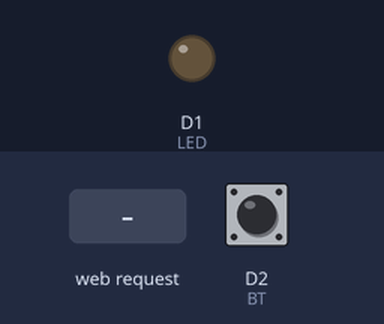
This sketch was run on a simulated ESP8266 (NodeMCU). Shown: output pins drawn as LEDs (lit = HIGH). The inputs (shaded band) are chosen by the test bench; at power-on: D2 (BT) HIGH. WiFi joins after 1.5 s; servers stay silent unless stated; what the sketch prints to the serial monitor is not drawn.

Above: at 2.7 s.
2.8 s: HTTP request GET /LEDon received
At 3.3 s:
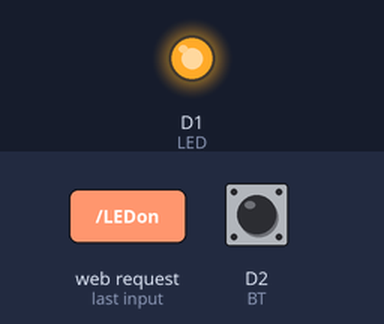
4.3 s: HTTP request GET /LEDoff received
At 5.7 s:
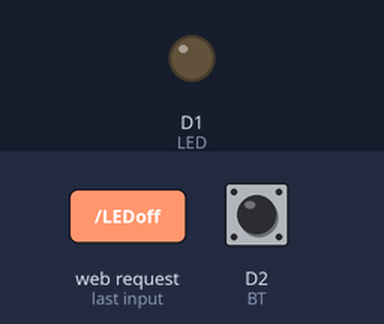
Timing chart, 0 to 7.3 s (numbered marks = the images above; inputs shaded):
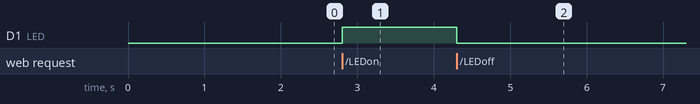

The sketch:

WiFiESP8266.ino
```cpp
/*
 * Curso - Controle dispositivos remotamente com ESP8266
 * Por: Bruno Michel Pera
 *
 * Web Server
 * Cria web server com ESP8266 hospedando página HTML
 */

#include <ESP8266WiFi.h>

const byte BT = D2;
const byte LED = D1;

boolean statusLED = LOW;

char ssid [] = "BRUNO";
char senha[] = "11235813";

WiFiServer server(80);

void setup() {
  pinMode(BT, INPUT_PULLUP);
  pinMode(LED, OUTPUT);
  Serial.begin(115200);
  delay(10);
  conectaWiFi(ssid,senha);
  server.begin();
  Serial.println("Servidor inicializado");
}

void loop() {

  WiFiClient client = server.available();
  if(!client){
    return;
  }

  while(!client.available()){
    delay(1);
  }

  String req =  client.readStringUntil('\r');
  Serial.println(req);
  client.flush();

  if(req.indexOf("LEDon") != -1){
      digitalWrite(LED, HIGH);
      statusLED = HIGH;
    } else if(req.indexOf("LEDoff") != -1 ){
        digitalWrite(LED, LOW);
        statusLED = LOW;
      }

  client.println("HTTP/1.1 200 OK");
  client.println("Content-Type: text/html");
  client.println("");
  client.println("<!DOCTYPE HTML>");
  client.println("<html>");
  client.println("<meta http-equiv='refresh' content='2'>"); //atualiza a página a cada 2s.
  client.println("<h1>IoT com ESP8266</h1>");
  client.println("<h2>Ola!</h2>");


  if(digitalRead(BT) == LOW){
    client.println("<p>BOTAO PRESSIONADO</p>");
  } else {
    client.println("<p>BOTAO SOLTO</p>");
    }


    if(!statusLED ){
        client.println("<p>LED <a href =\"LEDon\"> <button>LIGAR</button></a></p>");

      }else{
        client.println("<p>LED <a href =\"LEDoff\"> <button>DESLIGAR</button></a></p>");
        }
  client.println("</html>");
}

//Função para conectar ao wifi.
void conectaWiFi(char SSID[],char SENHA[]){

  Serial.print("Conectando a rede ");
  Serial.println(SSID);

  WiFi.begin(SSID,SENHA);

  while(WiFi.status() != WL_CONNECTED){
    delay(500);
    Serial.print(".");
  }

  Serial.println(" ");
  Serial.println("WiFi Conectado");
  Serial.println("Endereço de IP: ");
  Serial.println(WiFi.localIP());
}
```

Measured:
- after the input at 2.8 s, D1 (LED): LOW → HIGH at once
- after the input at 4.3 s, D1 (LED): HIGH → LOW at once
